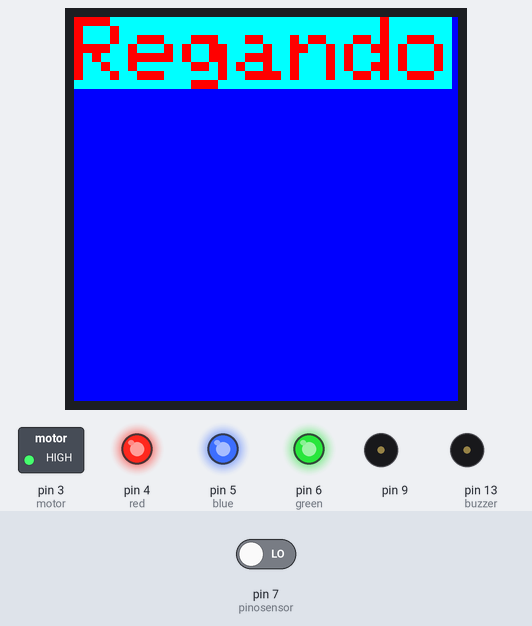
Simulated run of this sketch. Board: Arduino Uno, built with avr-gcc and run on an emulated ATmega328P. Shown: 128×128 colour display, switched loads named in the sketch (green lamp = pin HIGH), output pins drawn as LEDs (lit = HIGH), buzzer (waves = sounding, pin HIGH). Inputs (shaded band) come from the test bench; at power-on: pin 7 (pinosensor) LOW. What the sketch prints to the serial monitor is not drawn.

Above: at 1.3 s.
1.4 s: pin 7 (pinosensor) driven HIGH
At 2.56 s:
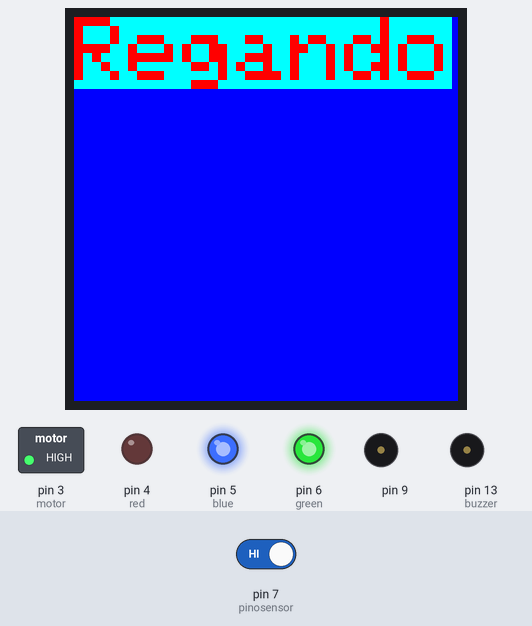
At 3.06 s:
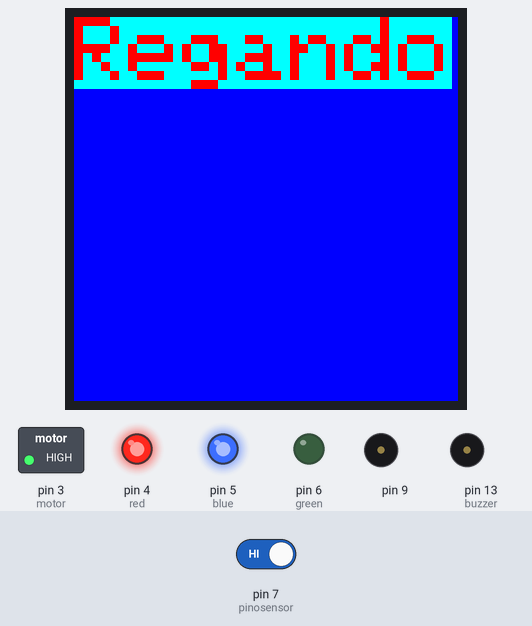
4.6 s: pin 7 (pinosensor) driven LOW
At 21.5 s:
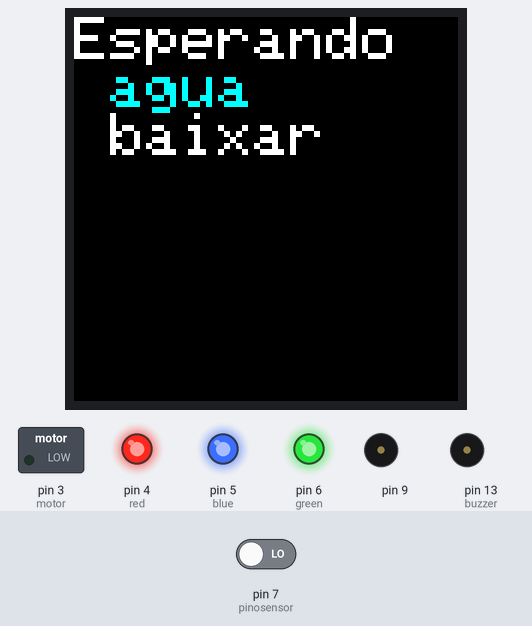
Timing chart, 0 to 21.9 s (numbered marks = the images above; inputs shaded):
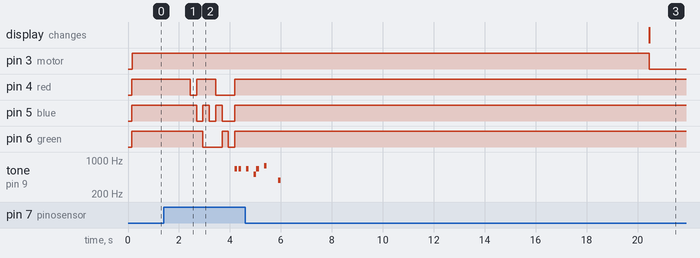

Measured:
- after the input at 1.4 s, pin 4 (red): HIGH → LOW after 1.0 s, → HIGH 0.25 s later, → LOW 0.75 s later, → HIGH 0.75 s later; pin 5 (blue): goes LOW 0.25 s, HIGH 0.25 s, LOW 0.25 s, HIGH 0.25 s, LOW 0.50 s, then HIGH, starting after 1.3 s
- after the input at 4.6 s, pin 3 (motor): HIGH → LOW after 15.9 s; pin 4 (red), pin 5 (blue), pin 6 (green): stops changing and stays HIGH; tone on pin 9: goes on until 6.0 s, then stays silent; the display: changes after 15.9 s (image 3)

The sketch:

RegadorAut_nomo3Dias.ino
```cpp
#include <SPI.h>
#include <Adafruit_GFX.h>
#include <TFT_ILI9163C.h>
#define motor 3
#define BLACK   0x0000
#define BLUE    0x001F
#define RED     0xF800
#define GREEN   0x07E0
#define CYAN    0x07FF
#define MAGENTA 0xF81F
#define YELLOW  0xFFE0
#define WHITE   0xFFFF
#define __CS 10
#define __DC 12
#define red 4
#define blue 5
#define green 6
unsigned long delay1=0;

//musica mario
int portSpeak(9);  //porta ligada no speaker
int melodia[] = {660,660,660,510,660,770,380};
int duracaodasnotas[] = {100,100,100,100,100,100,100};

//display
TFT_ILI9163C tft = TFT_ILI9163C(__CS,8, __DC);

//sensor boia
int pinosensor = 7;

void setup()
{
  Serial.begin(9600);
  pinMode(motor, OUTPUT);
  pinMode(13, OUTPUT);//buzzer
  pinMode (RED, OUTPUT);
  pinMode (BLUE, OUTPUT);
  pinMode (GREEN, OUTPUT);
  pinMode (red, OUTPUT);
  pinMode (blue, OUTPUT);
  pinMode (green, OUTPUT);

  tft.begin();
  desliga();
}

void loop()
{
  Motor();
  Tela();
  NivelAgua();
}
void Motor()
{
  if ((millis() - delay1) >= 0 && (millis() - delay1) < 20000)
  {
       tft.clearScreen(BLUE);
       tft.setCursor(0, 0);
       tft.setTextColor(RED,CYAN);
       tft.setTextSize(3);
       tft.println("Regando");
       analogWrite(motor,255);
       delay(1000);

  }
    if ((millis() - delay1) >= 20000 && (millis() - delay1) < 60000)
  {
       tft.clearScreen();
       tft.setCursor(0, 0);
       tft.setTextColor(WHITE);
       tft.setTextSize(2);
       tft.println("Esperando");
       tft.setTextColor(CYAN);
       tft.println(" agua");
       tft.setTextColor(WHITE);
       tft.println(" baixar");
       analogWrite(motor,0);
       delay(1000);
  }
    if ((millis() - delay1) >= 60000 && (millis() - delay1) < 80000)
  {
       tft.clearScreen();
       tft.setCursor(0, 0);
       tft.setTextColor(GREEN,BLUE);
       tft.setTextSize(3);
       tft.println("Regando");
       analogWrite(motor,255);
       delay(1000);

  }
    if ((millis() - delay1) >= 80000)
  {
       analogWrite(motor,0);
  }
    if (( millis() - delay1) > 259200000)
  {
       delay1 = millis();
  }
}
void Tela()
{
    if ((millis() - delay1) >= 91000 && (millis() - delay1) < 86400000)
  {
       tft.clearScreen();
       tft.setCursor(0, 0);
       tft.setTextColor(WHITE);
       tft.setTextSize(2);
       tft.println(" Faltando");
       tft.setTextSize(4);
       tft.println("  3");
       tft.setTextSize(2);
       tft.println(" dias para regar");
       delay(3000);
  }
    if ((millis() - delay1) >= 86400000 && (millis() - delay1) < 172800000)
  {
       tft.clearScreen();
       tft.setCursor(0, 0);
       tft.setTextColor(WHITE);
       tft.setTextSize(2);
       tft.println(" Faltando");
       tft.setTextSize(4);
       tft.println("  2");
       tft.setTextSize(2);
       tft.println(" dias para regar");
       delay(3000);
  }
    if ((millis() - delay1) >= 172800000 && (millis() - delay1) < 257400000)
  {

       tft.clearScreen();
       tft.setCursor(0, 0);
       tft.setTextColor(WHITE);
       tft.setTextSize(2);
       tft.println(" Faltando");
       tft.setTextSize(4);
       tft.println("  1");
       tft.setTextSize(2);
       tft.println(" dias para regar");
       delay(3000);

  }
    if ((millis() - delay1) >= 257400000 && (millis() - delay1) < 258900000)
  {
       tft.clearScreen();
       tft.setCursor(0, 0);
       tft.setTextColor(WHITE,RED);
       tft.setTextSize(2);
       tft.println(" Faltando");
       tft.setTextSize(4);
       tft.println("  30");
       tft.setTextSize(2);
       tft.println(" minutos para regar");
       delay(3000);
  }
    if ((millis() - delay1) >= 258900000 && (millis() - delay1) < 259200000)
  {
       tft.clearScreen();
       tft.setCursor(0, 0);
       tft.setTextColor(WHITE,GREEN);
       tft.setTextSize(2);
       tft.println(" Faltando");
       tft.setTextSize(4);
       tft.println("  5");
       tft.setTextSize(2);
       tft.println(" minutos para regar");
       delay(3000);
  }
}

void NivelAgua()
{
int estado = digitalRead(pinosensor);
Serial.print("Estado sensor :");
Serial.println(estado);
Serial.print("");
switch(estado)
{
  case 0:
    Serial.print("com agua\n\n");
    break;


  case 1:
    Serial.print("sem agua\n\n");
    Red();
    Blue();
    Green();
    Turquesa();
    VermelhoVerde();
    Violeta();
    Branco();
    Mario();
    break;
}
delay(250);
}

void Red()
{
   analogWrite(red, 0);
   analogWrite(green, 255);
   analogWrite(blue, 255);
   delay(250);
   desliga();
}
void Blue()
{
   analogWrite(red, 255);
   analogWrite(green, 255);
   analogWrite(blue, 0);
   delay(250);
   desliga();
}
void Green()
{
   analogWrite(red, 255);
   analogWrite(green, 0);
   analogWrite(blue, 255);
   delay(250);
   desliga();
}
void Turquesa()
{
   analogWrite(red, 255);
   analogWrite(green, 0);
   analogWrite(blue, 0);
   delay(250);
   desliga();
}
void VermelhoVerde()
{
   analogWrite(red, 0);
   analogWrite(green, 0);
   analogWrite(blue, 255);
   delay(250);
   desliga();
}
void Violeta()
{
   analogWrite(red, 0);
   analogWrite(green, 255);
   analogWrite(blue, 0);
   delay(250);
   desliga();
}
void Branco()
{
   analogWrite(red, 0);
   analogWrite(green, 0);
   analogWrite(blue, 0);
   delay(250);
   desliga();
}
void desliga()
{
   analogWrite(red, 255);
   analogWrite(green, 255);
   analogWrite(blue, 255);
}
void Mario()
{
        for (int nota = 0; nota < 7; nota++) {

              int duracaodanota = duracaodasnotas[nota];
              tone(portSpeak, melodia[nota],duracaodanota);
              //pausa depois das notas
              int pausadepoisdasnotas[] ={150,300,300,100,300,550,575};
              delay(pausadepoisdasnotas[nota]);}

              noTone(portSpeak);
}
```
